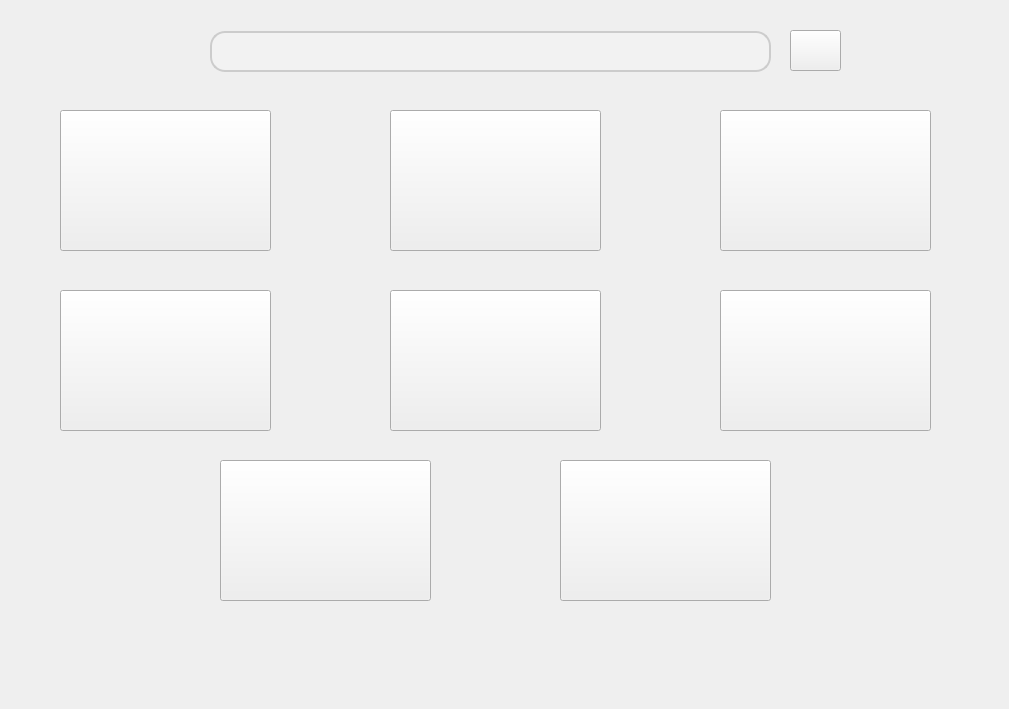
    <widget class="QWidget" name="tab">
     <attribute name="title">
      <string notr="true">Bienvenido</string>
     </attribute>
     <widget class="QLabel" name="label">
      <property name="geometry">
       <rect>
        <x>0</x>
        <y>-20</y>
        <width>1000</width>
        <height>700</height>
       </rect>
      </property>
      <property name="text">
       <string/>
      </property>
      <property name="pixmap">
       <pixmap>../imagenes/Sistema.png</pixmap>
      </property>
      <property name="scaledContents">
       <bool>true</bool>
      </property>
     </widget>
     <widget class="QPushButton" name="boton_categoria_1">
      <property name="geometry">
       <rect>
        <x>60</x>
        <y>110</y>
        <width>211</width>
        <height>141</height>
       </rect>
      </property>
      <property name="styleSheet">
       <string notr="true">QLabel {
    background-color: rgba(0, 0, 0, 0); /* Fondo transparente del QLabel */
    border: 2px solid #00aaff; /* Borde azul del QLabel */
    border-radius: 5px; /* Borde redondeado */
    padding: 10px; /* Espaciado interno */
    font-size: 24px; /* Tamaño de fuente aumentado */
    color: #ffffff; /* Color del texto en blanco */
    text-align: center; /* Texto centrado */
}

QLabel:hover {
    background-color: rgba(255, 255, 255, 0.1); /* Fondo del QLabel al pasar el mouse */
}

QLabel::selection {
    background-color: #00aaff; /* Fondo del QLabel al seleccionar el texto */
    color: #ffffff; /* Color del texto al seleccionar el texto */
}
</string>
      </property>
      <property name="text">
       <string/>
      </property>
      <property name="icon">
       <iconset>
        <normaloff>../imagenes/PLACA-removebg-preview.png</normaloff>../imagenes/PLACA-removebg-preview.png</iconset>
      </property>
      <property name="iconSize">
       <size>
        <width>250</width>
        <height>150</height>
       </size>
      </property>
     </widget>
     <widget class="QPushButton" name="boton_categoria_2">
      <property name="geometry">
       <rect>
        <x>390</x>
        <y>110</y>
        <width>211</width>
        <height>141</height>
       </rect>
      </property>
      <property name="styleSheet">
       <string notr="true">QLabel {
    background-color: rgba(0, 0, 0, 0); /* Fondo transparente del QLabel */
    border: 2px solid #00aaff; /* Borde azul del QLabel */
    border-radius: 5px; /* Borde redondeado */
    padding: 10px; /* Espaciado interno */
    font-size: 24px; /* Tamaño de fuente aumentado */
    color: #ffffff; /* Color del texto en blanco */
    text-align: center; /* Texto centrado */
}

QLabel:hover {
    background-color: rgba(255, 255, 255, 0.1); /* Fondo del QLabel al pasar el mouse */
}

QLabel::selection {
    background-color: #00aaff; /* Fondo del QLabel al seleccionar el texto */
    color: #ffffff; /* Color del texto al seleccionar el texto */
}
</string>
      </property>
      <property name="text">
       <string/>
      </property>
      <property name="icon">
       <iconset>
        <normaloff>../imagenes/MEMORIA-removebg-preview.png</normaloff>../imagenes/MEMORIA-removebg-preview.png</iconset>
      </property>
      <property name="iconSize">
       <size>
        <width>250</width>
        <height>200</height>
       </size>
      </property>
     </widget>
     <widget class="QPushButton" name="boton_categoria_3">
      <property name="geometry">
       <rect>
        <x>720</x>
        <y>110</y>
        <width>211</width>
        <height>141</height>
       </rect>
      </property>
      <property name="styleSheet">
       <string notr="true">QLabel {
    background-color: rgba(0, 0, 0, 0); /* Fondo transparente del QLabel */
    border: 2px solid #00aaff; /* Borde azul del QLabel */
    border-radius: 5px; /* Borde redondeado */
    padding: 10px; /* Espaciado interno */
    font-size: 24px; /* Tamaño de fuente aumentado */
    color: #ffffff; /* Color del texto en blanco */
    text-align: center; /* Texto centrado */
}

QLabel:hover {
    background-color: rgba(255, 255, 255, 0.1); /* Fondo del QLabel al pasar el mouse */
}

QLabel::selection {
    background-color: #00aaff; /* Fondo del QLabel al seleccionar el texto */
    color: #ffffff; /* Color del texto al seleccionar el texto */
}
</string>
      </property>
      <property name="text">
       <string/>
      </property>
      <property name="icon">
       <iconset>
        <normaloff>../imagenes/TARJETA-removebg-preview.png</normaloff>../imagenes/TARJETA-removebg-preview.png</iconset>
      </property>
      <property name="iconSize">
       <size>
        <width>250</width>
        <height>130</height>
       </size>
      </property>
     </widget>
     <widget class="QPushButton" name="boton_categoria_4">
      <property name="geometry">
       <rect>
        <x>60</x>
        <y>290</y>
        <width>211</width>
        <height>141</height>
       </rect>
      </property>
      <property name="styleSheet">
       <string notr="true">QLabel {
    background-color: rgba(0, 0, 0, 0); /* Fondo transparente del QLabel */
    border: 2px solid #00aaff; /* Borde azul del QLabel */
    border-radius: 5px; /* Borde redondeado */
    padding: 10px; /* Espaciado interno */
    font-size: 24px; /* Tamaño de fuente aumentado */
    color: #ffffff; /* Color del texto en blanco */
    text-align: center; /* Texto centrado */
}

QLabel:hover {
    background-color: rgba(255, 255, 255, 0.1); /* Fondo del QLabel al pasar el mouse */
}

QLabel::selection {
    background-color: #00aaff; /* Fondo del QLabel al seleccionar el texto */
    color: #ffffff; /* Color del texto al seleccionar el texto */
}
</string>
      </property>
      <property name="text">
       <string/>
      </property>
      <property name="icon">
       <iconset>
        <normaloff>../imagenes/PROCESADOR-removebg-preview.png</normaloff>../imagenes/PROCESADOR-removebg-preview.png</iconset>
      </property>
      <property name="iconSize">
       <size>
        <width>220</width>
        <height>250</height>
       </size>
      </property>
     </widget>
     <widget class="QPushButton" name="boton_categoria_5">
      <property name="geometry">
       <rect>
        <x>390</x>
        <y>290</y>
        <width>211</width>
        <height>141</height>
       </rect>
      </property>
      <property name="styleSheet">
       <string notr="true">QLabel {
    background-color: rgba(0, 0, 0, 0); /* Fondo transparente del QLabel */
    border: 2px solid #00aaff; /* Borde azul del QLabel */
    border-radius: 5px; /* Borde redondeado */
    padding: 10px; /* Espaciado interno */
    font-size: 24px; /* Tamaño de fuente aumentado */
    color: #ffffff; /* Color del texto en blanco */
    text-align: center; /* Texto centrado */
}

QLabel:hover {
    background-color: rgba(255, 255, 255, 0.1); /* Fondo del QLabel al pasar el mouse */
}

QLabel::selection {
    background-color: #00aaff; /* Fondo del QLabel al seleccionar el texto */
    color: #ffffff; /* Color del texto al seleccionar el texto */
}
</string>
      </property>
      <property name="text">
       <string/>
      </property>
      <property name="icon">
       <iconset>
        <normaloff>../imagenes/DISCO-removebg-preview.png</normaloff>../imagenes/DISCO-removebg-preview.png</iconset>
      </property>
      <property name="iconSize">
       <size>
        <width>200</width>
        <height>200</height>
       </size>
      </property>
     </widget>
     <widget class="QPushButton" name="boton_categoria_6">
      <property name="geometry">
       <rect>
        <x>720</x>
        <y>290</y>
        <width>211</width>
        <height>141</height>
       </rect>
      </property>
      <property name="styleSheet">
       <string notr="true">QLabel {
    background-color: rgba(0, 0, 0, 0); /* Fondo transparente del QLabel */
    border: 2px solid #00aaff; /* Borde azul del QLabel */
    border-radius: 5px; /* Borde redondeado */
    padding: 10px; /* Espaciado interno */
    font-size: 24px; /* Tamaño de fuente aumentado */
    color: #ffffff; /* Color del texto en blanco */
    text-align: center; /* Texto centrado */
}

QLabel:hover {
    background-color: rgba(255, 255, 255, 0.1); /* Fondo del QLabel al pasar el mouse */
}

QLabel::selection {
    background-color: #00aaff; /* Fondo del QLabel al seleccionar el texto */
    color: #ffffff; /* Color del texto al seleccionar el texto */
}
</string>
      </property>
      <property name="text">
       <string/>
      </property>
      <property name="icon">
       <iconset>
        <normaloff>../imagenes/REFRI-removebg-preview.png</normaloff>../imagenes/REFRI-removebg-preview.png</iconset>
      </property>
      <property name="iconSize">
       <size>
        <width>200</width>
        <height>200</height>
       </size>
      </property>
     </widget>
     <widget class="QPushButton" name="boton_categoria_7">
      <property name="geometry">
       <rect>
        <x>220</x>
        <y>460</y>
        <width>211</width>
        <height>141</height>
       </rect>
      </property>
      <property name="styleSheet">
       <string notr="true">QLabel {
    background-color: rgba(0, 0, 0, 0); /* Fondo transparente del QLabel */
    border: 2px solid #00aaff; /* Borde azul del QLabel */
    border-radius: 5px; /* Borde redondeado */
    padding: 10px; /* Espaciado interno */
    font-size: 24px; /* Tamaño de fuente aumentado */
    color: #ffffff; /* Color del texto en blanco */
    text-align: center; /* Texto centrado */
}

QLabel:hover {
    background-color: rgba(255, 255, 255, 0.1); /* Fondo del QLabel al pasar el mouse */
}

QLabel::selection {
    background-color: #00aaff; /* Fondo del QLabel al seleccionar el texto */
    color: #ffffff; /* Color del texto al seleccionar el texto */
}
</string>
      </property>
      <property name="text">
       <string/>
      </property>
      <property name="icon">
       <iconset>
        <normaloff>../imagenes/CASE-removebg-preview.png</normaloff>../imagenes/CASE-removebg-preview.png</iconset>
      </property>
      <property name="iconSize">
       <size>
        <width>200</width>
        <height>130</height>
       </size>
      </property>
     </widget>
     <widget class="QPushButton" name="boton_categoria_8">
      <property name="geometry">
       <rect>
        <x>560</x>
        <y>460</y>
        <width>211</width>
        <height>141</height>
       </rect>
      </property>
      <property name="styleSheet">
       <string notr="true">QLabel {
    background-color: rgba(0, 0, 0, 0); /* Fondo transparente del QLabel */
    border: 2px solid #00aaff; /* Borde azul del QLabel */
    border-radius: 5px; /* Borde redondeado */
    padding: 10px; /* Espaciado interno */
    font-size: 24px; /* Tamaño de fuente aumentado */
    color: #ffffff; /* Color del texto en blanco */
    text-align: center; /* Texto centrado */
}

QLabel:hover {
    background-color: rgba(255, 255, 255, 0.1); /* Fondo del QLabel al pasar el mouse */
}

QLabel::selection {
    background-color: #00aaff; /* Fondo del QLabel al seleccionar el texto */
    color: #ffffff; /* Color del texto al seleccionar el texto */
}
</string>
      </property>
      <property name="text">
       <string/>
      </property>
      <property name="icon">
       <iconset>
        <normaloff>../imagenes/PERI-removebg-preview.png</normaloff>../imagenes/PERI-removebg-preview.png</iconset>
      </property>
      <property name="iconSize">
       <size>
        <width>200</width>
        <height>200</height>
       </size>
      </property>
     </widget>
     <widget class="QPushButton" name="pushButton_PRINCIPAL">
      <property name="geometry">
       <rect>
        <x>790</x>
        <y>30</y>
        <width>51</width>
        <height>41</height>
       </rect>
      </property>
      <property name="styleSheet">
       <string notr="true">QLabel {
    background-color: rgba(0, 0, 0, 0); /* Fondo transparente del QLabel */
    border: 2px solid #00aaff; /* Borde azul del QLabel */
    border-radius: 5px; /* Borde redondeado */
    padding: 10px; /* Espaciado interno */
    font-size: 24px; /* Tamaño de fuente aumentado */
    color: #ffffff; /* Color del texto en blanco */
    text-align: center; /* Texto centrado */
}

QLabel:hover {
    background-color: rgba(255, 255, 255, 0.1); /* Fondo del QLabel al pasar el mouse */
}

QLabel::selection {
    background-color: #00aaff; /* Fondo del QLabel al seleccionar el texto */
    color: #ffffff; /* Color del texto al seleccionar el texto */
}</string>
      </property>
      <property name="inputMethodHints">
       <set>Qt::ImhDialableCharactersOnly|Qt::ImhDigitsOnly|Qt::ImhEmailCharactersOnly|Qt::ImhFormattedNumbersOnly|Qt::ImhLatinOnly|Qt::ImhLowercaseOnly|Qt::ImhUppercaseOnly|Qt::ImhUrlCharactersOnly</set>
      </property>
      <property name="text">
       <string/>
      </property>
      <property name="icon">
       <iconset>
        <normaloff>../imagenes/Buscar.jpeg</normaloff>../imagenes/Buscar.jpeg</iconset>
      </property>
      <property name="iconSize">
       <size>
        <width>55</width>
        <height>55</height>
       </size>
      </property>
      <property name="autoExclusive">
       <bool>true</bool>
      </property>
     </widget>
     <widget class="QLineEdit" name="lineEdit_PRINCIPAL">
      <property name="geometry">
       <rect>
        <x>210</x>
        <y>31</y>
        <width>561</width>
        <height>41</height>
       </rect>
      </property>
      <property name="styleSheet">
       <string notr="true">QLineEdit {
    background-color: #f2f2f2;
    border: 2px solid #ccc;
    border-radius: 15px;
    padding: 5px 20px;
    font-size: 16px;
}

QLineEdit:focus {
    outline: none;
    border: 2px solid #6bcbff;
}
</string>
      </property>
     </widget>
    </widget>
